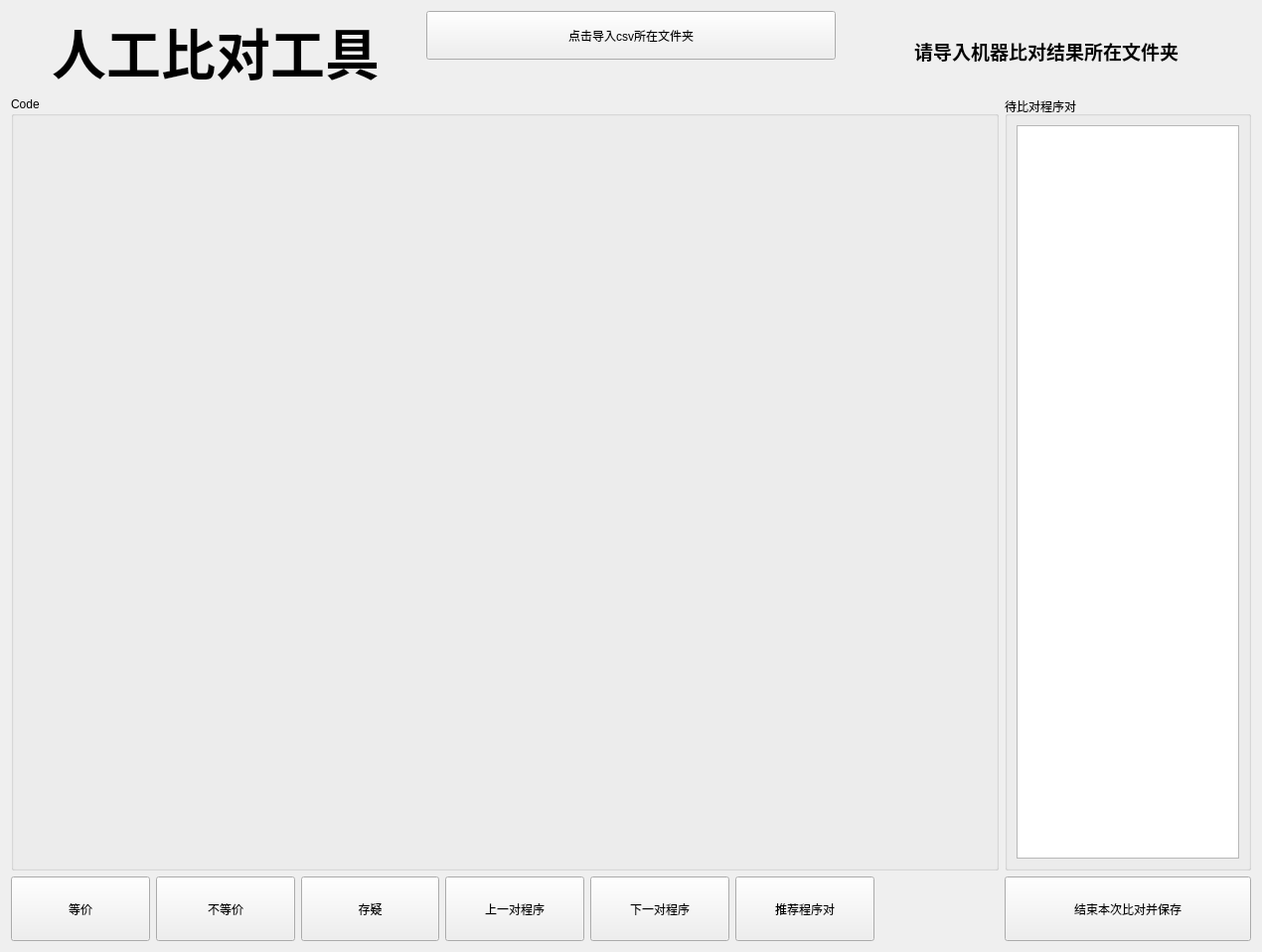
<?xml version="1.0" encoding="UTF-8"?>
<ui version="4.0">
 <class>Form</class>
 <widget class="QWidget" name="Form">
  <property name="geometry">
   <rect>
    <x>0</x>
    <y>0</y>
    <width>1270</width>
    <height>958</height>
   </rect>
  </property>
  <property name="windowTitle">
   <string>Form</string>
  </property>
  <layout class="QVBoxLayout" name="verticalLayout_2" stretch="1,12,1">
   <item>
    <layout class="QHBoxLayout" name="horizontalLayout_4">
     <item>
      <widget class="QLabel" name="label">
       <property name="font">
        <font>
         <pointsize>41</pointsize>
         <weight>75</weight>
         <bold>true</bold>
        </font>
       </property>
       <property name="text">
        <string>人工比对工具</string>
       </property>
       <property name="alignment">
        <set>Qt::AlignCenter</set>
       </property>
      </widget>
     </item>
     <item>
      <layout class="QVBoxLayout" name="verticalLayout" stretch="2,1">
       <item>
        <widget class="QPushButton" name="importButton">
         <property name="sizePolicy">
          <sizepolicy hsizetype="Preferred" vsizetype="Preferred">
           <horstretch>0</horstretch>
           <verstretch>0</verstretch>
          </sizepolicy>
         </property>
         <property name="text">
          <string>点击导入csv所在文件夹</string>
         </property>
        </widget>
       </item>
       <item>
        <widget class="QLabel" name="current_path">
         <property name="text">
          <string/>
         </property>
        </widget>
       </item>
      </layout>
     </item>
     <item>
      <widget class="QLabel" name="statusButton">
       <property name="font">
        <font>
         <pointsize>14</pointsize>
         <weight>75</weight>
         <bold>true</bold>
        </font>
       </property>
       <property name="text">
        <string>请导入机器比对结果所在文件夹</string>
       </property>
       <property name="alignment">
        <set>Qt::AlignCenter</set>
       </property>
      </widget>
     </item>
    </layout>
   </item>
   <item>
    <layout class="QHBoxLayout" name="horizontalLayout_3" stretch="4,1">
     <item>
      <widget class="QGroupBox" name="groupBox1">
       <property name="title">
        <string>Code</string>
       </property>
       <layout class="QVBoxLayout" name="verticalLayout_3" stretch="1,30">
        <item>
         <widget class="QLabel" name="code_label">
          <property name="text">
           <string/>
          </property>
         </widget>
        </item>
        <item>
         <widget class="QWidget" name="container" native="true"/>
        </item>
       </layout>
      </widget>
     </item>
     <item>
      <widget class="QGroupBox" name="groupBox2">
       <property name="title">
        <string>待比对程序对</string>
       </property>
       <layout class="QHBoxLayout" name="horizontalLayout_2">
        <item>
         <widget class="QListWidget" name="csvDisplayer">
          <property name="mouseTracking">
           <bool>false</bool>
          </property>
         </widget>
        </item>
       </layout>
      </widget>
     </item>
    </layout>
   </item>
   <item>
    <layout class="QHBoxLayout" name="horizontalLayout_6" stretch="7,1,2">
     <item>
      <layout class="QHBoxLayout" name="horizontalLayout_5">
       <item>
        <widget class="QPushButton" name="equalButton">
         <property name="sizePolicy">
          <sizepolicy hsizetype="Minimum" vsizetype="Minimum">
           <horstretch>0</horstretch>
           <verstretch>0</verstretch>
          </sizepolicy>
         </property>
         <property name="text">
          <string>等价</string>
         </property>
        </widget>
       </item>
       <item>
        <widget class="QPushButton" name="inequalButton">
         <property name="sizePolicy">
          <sizepolicy hsizetype="Minimum" vsizetype="Minimum">
           <horstretch>0</horstretch>
           <verstretch>0</verstretch>
          </sizepolicy>
         </property>
         <property name="text">
          <string>不等价</string>
         </property>
        </widget>
       </item>
       <item>
        <widget class="QPushButton" name="suspectButton">
         <property name="sizePolicy">
          <sizepolicy hsizetype="Minimum" vsizetype="Minimum">
           <horstretch>0</horstretch>
           <verstretch>0</verstretch>
          </sizepolicy>
         </property>
         <property name="text">
          <string>存疑</string>
         </property>
        </widget>
       </item>
       <item>
        <widget class="QPushButton" name="lastButton">
         <property name="sizePolicy">
          <sizepolicy hsizetype="Minimum" vsizetype="Minimum">
           <horstretch>0</horstretch>
           <verstretch>0</verstretch>
          </sizepolicy>
         </property>
         <property name="text">
          <string>上一对程序</string>
         </property>
        </widget>
       </item>
       <item>
        <widget class="QPushButton" name="nxtButton">
         <property name="sizePolicy">
          <sizepolicy hsizetype="Minimum" vsizetype="Minimum">
           <horstretch>0</horstretch>
           <verstretch>0</verstretch>
          </sizepolicy>
         </property>
         <property name="text">
          <string>下一对程序</string>
         </property>
        </widget>
       </item>
       <item>
        <widget class="QPushButton" name="recommend">
         <property name="sizePolicy">
          <sizepolicy hsizetype="Minimum" vsizetype="Minimum">
           <horstretch>0</horstretch>
           <verstretch>0</verstretch>
          </sizepolicy>
         </property>
         <property name="text">
          <string>推荐程序对</string>
         </property>
        </widget>
       </item>
      </layout>
     </item>
     <item>
      <spacer name="horizontalSpacer">
       <property name="orientation">
        <enum>Qt::Horizontal</enum>
       </property>
       <property name="sizeType">
        <enum>QSizePolicy::Preferred</enum>
       </property>
       <property name="sizeHint" stdset="0">
        <size>
         <width>40</width>
         <height>20</height>
        </size>
       </property>
      </spacer>
     </item>
     <item>
      <widget class="QPushButton" name="endButton">
       <property name="sizePolicy">
        <sizepolicy hsizetype="Minimum" vsizetype="Minimum">
         <horstretch>0</horstretch>
         <verstretch>0</verstretch>
        </sizepolicy>
       </property>
       <property name="text">
        <string>结束本次比对并保存</string>
       </property>
      </widget>
     </item>
    </layout>
   </item>
  </layout>
 </widget>
 <resources/>
 <connections/>
</ui>
